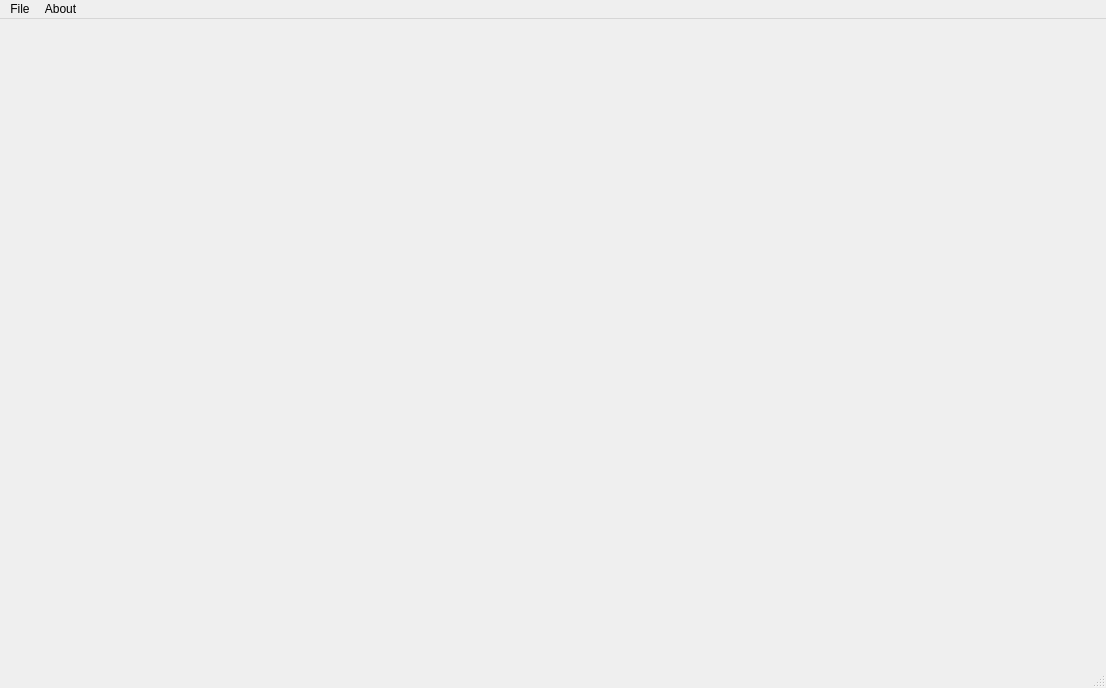
<?xml version="1.0" encoding="UTF-8"?>
<ui version="4.0">
 <class>SCHNApps</class>
 <widget class="QMainWindow" name="SCHNApps">
  <property name="geometry">
   <rect>
    <x>0</x>
    <y>0</y>
    <width>1106</width>
    <height>688</height>
   </rect>
  </property>
  <property name="windowTitle">
   <string>SCHNApps</string>
  </property>
  <widget class="QWidget" name="centralwidget"/>
  <widget class="QStatusBar" name="statusbar"/>
  <widget class="QMenuBar" name="menubar">
   <property name="geometry">
    <rect>
     <x>0</x>
     <y>0</y>
     <width>1106</width>
     <height>21</height>
    </rect>
   </property>
   <widget class="QMenu" name="menuFile">
    <property name="title">
     <string>File</string>
    </property>
    <addaction name="action_ShowHideControlDock"/>
    <addaction name="action_ShowHidePluginDock"/>
    <addaction name="action_ShowHidePythonDock"/>
    <addaction name="action_LoadPythonScript"/>
    <addaction name="action_Begin_Python_Recording"/>
    <addaction name="action_End_Python_Recording"/>
    <addaction name="separator"/>
    <addaction name="action_Quit"/>
   </widget>
   <widget class="QMenu" name="menuAbout">
    <property name="title">
     <string>About</string>
    </property>
    <addaction name="action_AboutCGoGN"/>
    <addaction name="action_AboutSCHNApps"/>
   </widget>
   <addaction name="menuFile"/>
   <addaction name="menuAbout"/>
  </widget>
  <action name="action_Quit">
   <property name="text">
    <string>Quit</string>
   </property>
  </action>
  <action name="action_ShowHidePluginDock">
   <property name="text">
    <string>Show/Hide Plugin Dock</string>
   </property>
  </action>
  <action name="action_ShowHidePythonDock">
   <property name="text">
    <string>Show/Hide Python Dock</string>
   </property>
  </action>
  <action name="action_LoadPythonScript">
   <property name="text">
    <string>Load Python script</string>
   </property>
  </action>
  <action name="action_AboutSCHNApps">
   <property name="text">
    <string>About SCHNApps</string>
   </property>
  </action>
  <action name="action_AboutCGoGN">
   <property name="text">
    <string>About CGoGN</string>
   </property>
  </action>
  <action name="action_ShowHideControlDock">
   <property name="text">
    <string>Show/Hide Control Dock</string>
   </property>
  </action>
  <action name="action_Begin_Python_Recording">
   <property name="text">
    <string>Begin Python Recording</string>
   </property>
  </action>
  <action name="action_End_Python_Recording">
   <property name="text">
    <string>End Python Recording</string>
   </property>
  </action>
 </widget>
 <resources/>
 <connections>
  <connection>
   <sender>action_Quit</sender>
   <signal>triggered()</signal>
   <receiver>SCHNApps</receiver>
   <slot>close()</slot>
   <hints>
    <hint type="sourcelabel">
     <x>-1</x>
     <y>-1</y>
    </hint>
    <hint type="destinationlabel">
     <x>552</x>
     <y>398</y>
    </hint>
   </hints>
  </connection>
 </connections>
</ui>
